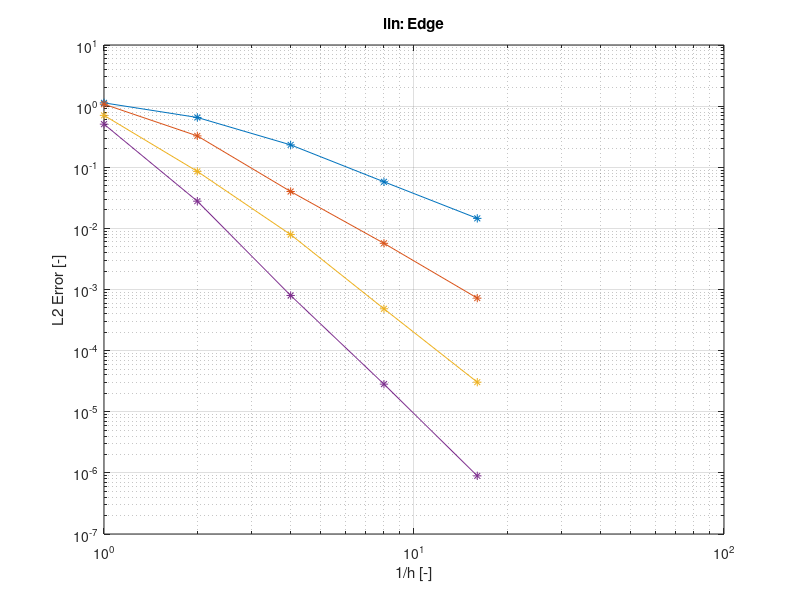

Reproduce this figure in MATLAB.
close all;
clear all;

h = [1, 0.5, 0.25, 0.125, 0.0625];
p = [1:4];

l2 = ...
    [...
        +1.131157e+00 , +6.525446e-01 , +2.322987e-01 , +5.779563e-02 , +1.457881e-02 ; ...
        +1.075659e+00 , +3.259000e-01 , +4.009796e-02 , +5.697928e-03 , +7.230599e-04 ; ...
        +7.064195e-01 , +8.558323e-02 , +7.916540e-03 , +4.836531e-04 , +3.047550e-05 ; ...
        +5.071560e-01 , +2.786054e-02 , +7.985148e-04 , +2.830611e-05 , +8.941516e-07 ; ...
    ];

P = size(p, 2);
H = size(h, 2);

delta = zeros(P, H - 1);

for i = 1:H-1
  delta(:, i) = ...
    (log10(l2(:, i + 1)) - log10(l2(:, i))) / ...
    (log10(1/h(i + 1))   - log10(1/h(i)));
end

delta

figure;
loglog(1./h, l2', '-*');
grid;
title('lin: Edge');

xlabel('1/h [-]');
ylabel('L2 Error [-]');
